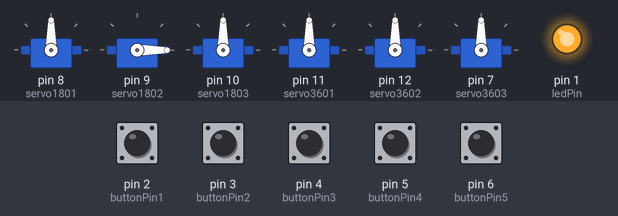
Recording of a sketch running on a simulated Arduino Uno, built with avr-gcc and run on an emulated ATmega328P. Shown: 6 × servo, output pins drawn as LEDs (lit = HIGH). Inputs (shaded band) come from the test bench; at power-on: pin 2 (buttonPin1), pin 3 (buttonPin2), pin 4 (buttonPin3), pin 5 (buttonPin4), pin 6 (buttonPin5) LOW.

Above: at 1.2 s.
1.3 s: pin 2 (buttonPin1) pulled HIGH for 0.15 s
At 1.37 s:
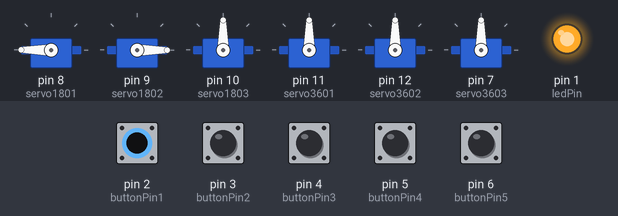
2.9 s: pin 3 (buttonPin2) pulled HIGH for 0.15 s
At 2.97 s:
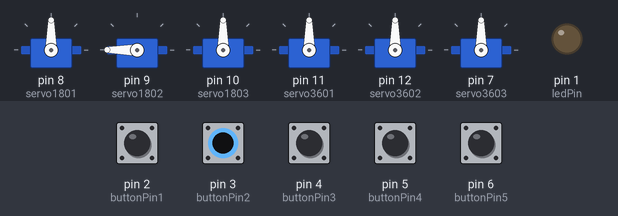
4.5 s: pin 4 (buttonPin3) pulled HIGH for 0.15 s
At 4.57 s:
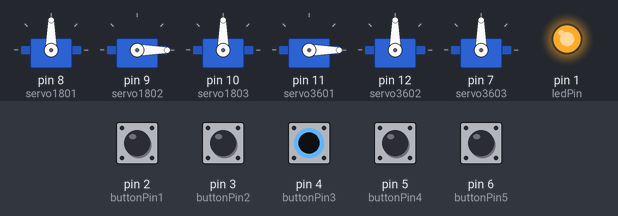
6.1 s: pin 6 (buttonPin5) pulled HIGH for 0.15 s
At 6.17 s:
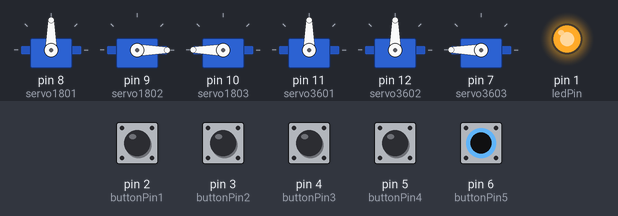
7.7 s: pin 5 (buttonPin4) pulled HIGH for 0.15 s
At 9.0 s:
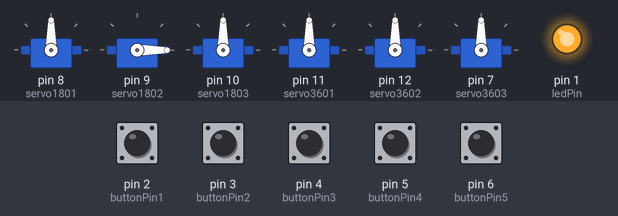
9.3 s: pin 2 (buttonPin1) driven HIGH and pin 3 (buttonPin2) driven HIGH
At 9.8 s:
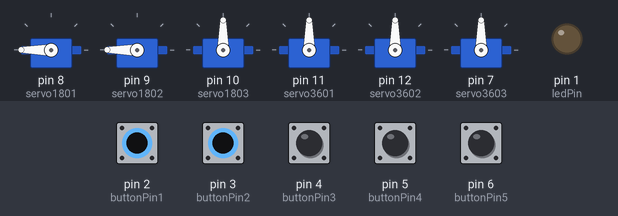
Timing chart, 0 to 11.8 s (numbered marks = the images above; inputs shaded):
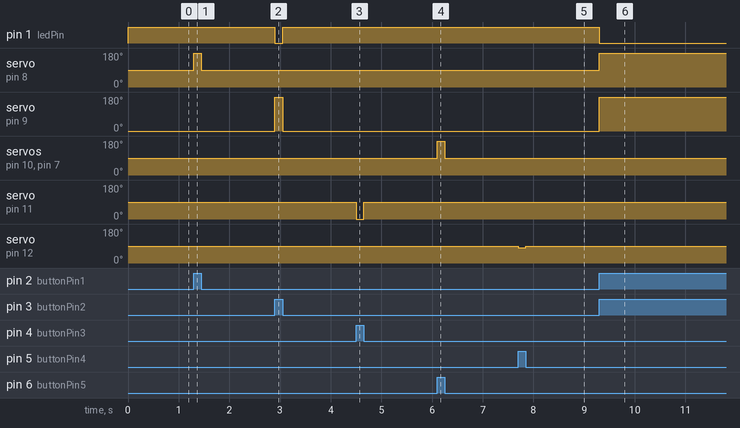

Measured:
- after the input at 1.3 s, servo on pin 8 (servo1801): 90° → 180° at once, → 90° 0.15 s later
- after the input at 2.9 s, pin 1 (ledPin): HIGH → LOW at once, → HIGH 0.15 s later; servo on pin 9 (servo1802): 0° → 180° at once, → 0° 0.15 s later
- after the input at 4.5 s, servo on pin 11 (servo3601): 90° → 0° at once, → 90° 0.15 s later
- after the input at 6.1 s, servo on pin 10 (servo1803), servo on pin 7 (servo3603): 90° → 180° at once, → 90° 0.15 s later
- after the input at 7.7 s, servo on pin 12 (servo3602): 90° → 80° at once, → 90° 0.15 s later
- after the input at 9.3 s, pin 1 (ledPin): HIGH → LOW at once; servo on pin 8 (servo1801): 90° → 180° at once; servo on pin 9 (servo1802): 0° → 180° at once

The sketch:

scott_pilgrim_vs_the_world.ino
```cpp
#include <Servo.h>

//setting up 180s
Servo servo1801;
Servo servo1802;
Servo servo1803;

//setting up 360s
Servo servo3601;
Servo servo3602;
Servo servo3603;

//setting up buttons
const int buttonPin1 = 2;
const int buttonPin2 = 3;
const int buttonPin3 = 4;
const int buttonPin4 = 5;
const int buttonPin5 = 6;

//LED Light set up
const int ledPin = 1;

void setup() {
  servo1801.attach(8);
  servo1802.attach(9);
  servo1803.attach(10);

  servo3601.attach(11);
  servo3602.attach(12);
  servo3603.attach(7);

  pinMode(buttonPin1, INPUT);
  pinMode(buttonPin2, INPUT);
  pinMode(buttonPin3, INPUT);
  pinMode(buttonPin4, INPUT);
  pinMode(buttonPin5, INPUT);

  pinMode(ledPin, OUTPUT);
}

void loop() {
  //first servo, works with matthew
  if (digitalRead(buttonPin1) == HIGH) {
    servo1801.write(180);
    Serial.println("Button Pressed");
  } else {
    servo1801.write(90);
    Serial.println("Button Released");
  }

//second servo, works with vegan council
  if (digitalRead(buttonPin2) == HIGH) {
    servo1802.write(180);
    digitalWrite(ledPin, LOW);
  } else {
    servo1802.write(0);
    digitalWrite(ledPin, HIGH);
  }

  //3rd servo, works with ramona's arms
    if (digitalRead(buttonPin3) == HIGH) {
    servo3601.write(0);
  } else {
    servo3601.write(90);
  }

  //4th servo, works with music notes
    if (digitalRead(buttonPin4) == HIGH) {
    servo3602.write(80);
  } else {
    servo3602.write(90);
  }

  //5th servo, gideon falls behind the pyramid/hearts spin
      if (digitalRead(buttonPin5) == HIGH) {
    servo1803.write(180);
    servo3603.write(180);
  } else {
    servo1803.write(90);
    servo3603.write(90);
  }
}
```
